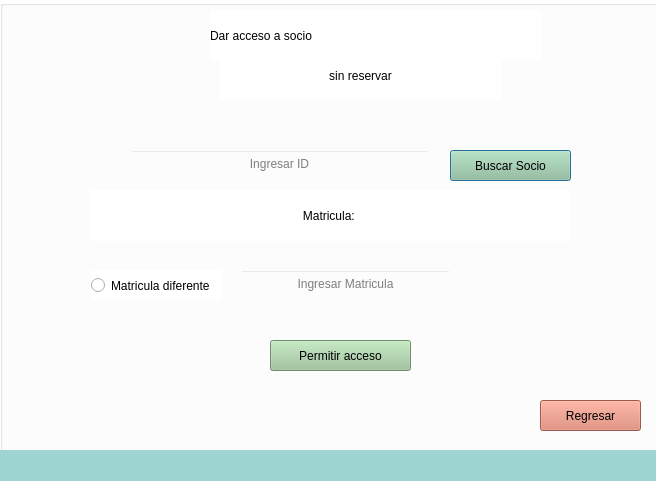
<?xml version="1.0" encoding="UTF-8"?>
<ui version="4.0">
 <class>Acceso_cliente_socio</class>
 <widget class="QDialog" name="Acceso_cliente_socio">
  <property name="geometry">
   <rect>
    <x>0</x>
    <y>0</y>
    <width>656</width>
    <height>481</height>
   </rect>
  </property>
  <property name="windowTitle">
   <string>Dialog</string>
  </property>
  <property name="styleSheet">
   <string notr="true">background-color: rgb(255, 255, 255);</string>
  </property>
  <widget class="QGroupBox" name="groupBox">
   <property name="geometry">
    <rect>
     <x>0</x>
     <y>0</y>
     <width>731</width>
     <height>491</height>
    </rect>
   </property>
   <property name="title">
    <string/>
   </property>
   <widget class="QLabel" name="Logo">
    <property name="geometry">
     <rect>
      <x>0</x>
      <y>0</y>
      <width>111</width>
      <height>111</height>
     </rect>
    </property>
    <property name="styleSheet">
     <string notr="true">background: transparent;</string>
    </property>
    <property name="text">
     <string/>
    </property>
    <property name="pixmap">
     <pixmap resource="Imagenes.qrc">:/Imagenes/Imagenes/Icon_2_0.png</pixmap>
    </property>
   </widget>
   <widget class="QLabel" name="Actualizar_tarifa">
    <property name="geometry">
     <rect>
      <x>210</x>
      <y>10</y>
      <width>331</width>
      <height>51</height>
     </rect>
    </property>
    <property name="styleSheet">
     <string notr="true">font: 24pt &quot;Segoe Print&quot;;</string>
    </property>
    <property name="text">
     <string>Dar acceso a socio</string>
    </property>
   </widget>
   <widget class="QLabel" name="Actualizar_tarifa_2">
    <property name="geometry">
     <rect>
      <x>220</x>
      <y>50</y>
      <width>281</width>
      <height>51</height>
     </rect>
    </property>
    <property name="styleSheet">
     <string notr="true">font: 24pt &quot;Segoe Print&quot;;</string>
    </property>
    <property name="text">
     <string>sin reservar</string>
    </property>
    <property name="alignment">
     <set>Qt::AlignCenter</set>
    </property>
   </widget>
   <widget class="QLineEdit" name="IdSocio">
    <property name="enabled">
     <bool>true</bool>
    </property>
    <property name="geometry">
     <rect>
      <x>130</x>
      <y>150</y>
      <width>299</width>
      <height>27</height>
     </rect>
    </property>
    <property name="styleSheet">
     <string notr="true">font: 14pt &quot;Times New Roman&quot;;
background: transparent;
border bottom: rgb(255, 255, 255);

</string>
    </property>
    <property name="text">
     <string/>
    </property>
    <property name="alignment">
     <set>Qt::AlignCenter</set>
    </property>
    <property name="placeholderText">
     <string>Ingresar ID</string>
    </property>
   </widget>
   <widget class="QPushButton" name="BuscarSocio">
    <property name="geometry">
     <rect>
      <x>450</x>
      <y>150</y>
      <width>121</width>
      <height>31</height>
     </rect>
    </property>
    <property name="styleSheet">
     <string notr="true">font: 14pt 75 &quot;Times New Roman&quot;;
hover!pressed:border: 5px solid green;
background-color: #9BC499;</string>
    </property>
    <property name="text">
     <string>Buscar Socio</string>
    </property>
   </widget>
   <widget class="QPushButton" name="Guardar_2">
    <property name="geometry">
     <rect>
      <x>270</x>
      <y>340</y>
      <width>141</width>
      <height>31</height>
     </rect>
    </property>
    <property name="styleSheet">
     <string notr="true">font: 14pt 75 &quot;Times New Roman&quot;;
hover!pressed:border: 5px solid green;
background-color: #9BC499;</string>
    </property>
    <property name="text">
     <string>Permitir acceso</string>
    </property>
   </widget>
   <widget class="QPushButton" name="BtnRegresar">
    <property name="geometry">
     <rect>
      <x>540</x>
      <y>400</y>
      <width>101</width>
      <height>31</height>
     </rect>
    </property>
    <property name="styleSheet">
     <string notr="true">font: 14pt 75 &quot;Times New Roman&quot;;
hover!pressed:border: 5px solid green;
background-color:#DB7B65;

</string>
    </property>
    <property name="text">
     <string>Regresar</string>
    </property>
   </widget>
   <widget class="QRadioButton" name="MatriculaDif">
    <property name="geometry">
     <rect>
      <x>91</x>
      <y>270</y>
      <width>131</width>
      <height>31</height>
     </rect>
    </property>
    <property name="text">
     <string>Matricula diferente</string>
    </property>
   </widget>
   <widget class="QLineEdit" name="Matricula">
    <property name="enabled">
     <bool>true</bool>
    </property>
    <property name="geometry">
     <rect>
      <x>240</x>
      <y>270</y>
      <width>211</width>
      <height>27</height>
     </rect>
    </property>
    <property name="styleSheet">
     <string notr="true">font: 14pt &quot;Times New Roman&quot;;
background: transparent;
border bottom: rgb(255, 255, 255);

</string>
    </property>
    <property name="text">
     <string/>
    </property>
    <property name="alignment">
     <set>Qt::AlignCenter</set>
    </property>
    <property name="placeholderText">
     <string>Ingresar Matricula</string>
    </property>
   </widget>
   <widget class="QLabel" name="label_3">
    <property name="geometry">
     <rect>
      <x>-10</x>
      <y>450</y>
      <width>791</width>
      <height>31</height>
     </rect>
    </property>
    <property name="styleSheet">
     <string notr="true">background-color: #9fd5d1;</string>
    </property>
    <property name="text">
     <string/>
    </property>
   </widget>
   <widget class="QLabel" name="Matricula_2">
    <property name="geometry">
     <rect>
      <x>90</x>
      <y>190</y>
      <width>481</width>
      <height>51</height>
     </rect>
    </property>
    <property name="styleSheet">
     <string notr="true">font: 24pt &quot;Segoe Print&quot;;</string>
    </property>
    <property name="text">
     <string>Matricula: </string>
    </property>
    <property name="alignment">
     <set>Qt::AlignCenter</set>
    </property>
   </widget>
  </widget>
 </widget>
 <resources>
  <include location="Imagenes.qrc"/>
 </resources>
 <connections/>
</ui>
